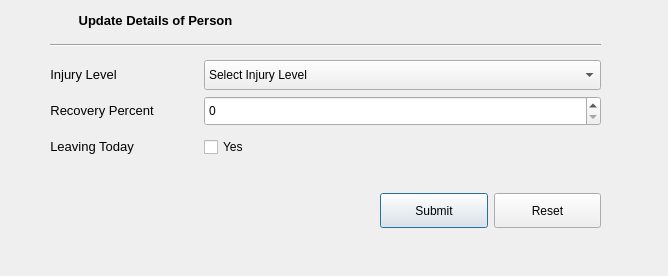
<?xml version="1.0" encoding="UTF-8"?>
<ui version="4.0">
 <class>Dialog</class>
 <widget class="QDialog" name="Dialog">
  <property name="geometry">
   <rect>
    <x>0</x>
    <y>0</y>
    <width>668</width>
    <height>276</height>
   </rect>
  </property>
  <property name="windowTitle">
   <string>Dialog</string>
  </property>
  <widget class="QLabel" name="label_4">
   <property name="geometry">
    <rect>
     <x>40</x>
     <y>10</y>
     <width>231</width>
     <height>21</height>
    </rect>
   </property>
   <property name="text">
    <string>&lt;html&gt;&lt;head/&gt;&lt;body&gt;&lt;p align=&quot;center&quot;&gt;&lt;span style=&quot; font-size:10pt; font-weight:600;&quot;&gt;Update Details of Person&lt;/span&gt;&lt;/p&gt;&lt;/body&gt;&lt;/html&gt;</string>
   </property>
  </widget>
  <widget class="Line" name="line">
   <property name="geometry">
    <rect>
     <x>50</x>
     <y>35</y>
     <width>551</width>
     <height>21</height>
    </rect>
   </property>
   <property name="orientation">
    <enum>Qt::Horizontal</enum>
   </property>
  </widget>
  <widget class="QWidget" name="layoutWidget">
   <property name="geometry">
    <rect>
     <x>50</x>
     <y>60</y>
     <width>551</width>
     <height>106</height>
    </rect>
   </property>
   <layout class="QFormLayout" name="formLayout">
    <property name="horizontalSpacing">
     <number>50</number>
    </property>
    <item row="0" column="0">
     <widget class="QLabel" name="label">
      <property name="minimumSize">
       <size>
        <width>0</width>
        <height>30</height>
       </size>
      </property>
      <property name="text">
       <string>&lt;html&gt;&lt;head/&gt;&lt;body&gt;&lt;p align=&quot;center&quot;&gt;&lt;span style=&quot; font-size:10pt;&quot;&gt;Injury Level&lt;/span&gt;&lt;/p&gt;&lt;/body&gt;&lt;/html&gt;</string>
      </property>
     </widget>
    </item>
    <item row="0" column="1">
     <widget class="QComboBox" name="comboBox">
      <property name="minimumSize">
       <size>
        <width>0</width>
        <height>30</height>
       </size>
      </property>
      <item>
       <property name="text">
        <string>Select Injury Level</string>
       </property>
      </item>
      <item>
       <property name="text">
        <string>Low</string>
       </property>
      </item>
      <item>
       <property name="text">
        <string>Normal</string>
       </property>
      </item>
      <item>
       <property name="text">
        <string>High</string>
       </property>
      </item>
      <item>
       <property name="text">
        <string>Critical</string>
       </property>
      </item>
     </widget>
    </item>
    <item row="1" column="0">
     <widget class="QLabel" name="label_2">
      <property name="minimumSize">
       <size>
        <width>0</width>
        <height>30</height>
       </size>
      </property>
      <property name="text">
       <string>&lt;html&gt;&lt;head/&gt;&lt;body&gt;&lt;p align=&quot;center&quot;&gt;&lt;span style=&quot; font-size:10pt;&quot;&gt;Recovery Percent&lt;/span&gt;&lt;/p&gt;&lt;/body&gt;&lt;/html&gt;</string>
      </property>
     </widget>
    </item>
    <item row="1" column="1">
     <widget class="QSpinBox" name="spinBox">
      <property name="minimumSize">
       <size>
        <width>0</width>
        <height>30</height>
       </size>
      </property>
     </widget>
    </item>
    <item row="2" column="0">
     <widget class="QLabel" name="label_3">
      <property name="minimumSize">
       <size>
        <width>0</width>
        <height>30</height>
       </size>
      </property>
      <property name="text">
       <string>&lt;html&gt;&lt;head/&gt;&lt;body&gt;&lt;p align=&quot;center&quot;&gt;&lt;span style=&quot; font-size:10pt;&quot;&gt;Leaving Today&lt;/span&gt;&lt;/p&gt;&lt;/body&gt;&lt;/html&gt;</string>
      </property>
     </widget>
    </item>
    <item row="2" column="1">
     <widget class="QCheckBox" name="checkBox">
      <property name="minimumSize">
       <size>
        <width>0</width>
        <height>30</height>
       </size>
      </property>
      <property name="text">
       <string>Yes</string>
      </property>
     </widget>
    </item>
   </layout>
  </widget>
  <widget class="QWidget" name="layoutWidget">
   <property name="geometry">
    <rect>
     <x>380</x>
     <y>190</y>
     <width>221</width>
     <height>41</height>
    </rect>
   </property>
   <layout class="QHBoxLayout" name="horizontalLayout">
    <item>
     <widget class="QPushButton" name="pushButton">
      <property name="minimumSize">
       <size>
        <width>60</width>
        <height>35</height>
       </size>
      </property>
      <property name="text">
       <string>Submit</string>
      </property>
     </widget>
    </item>
    <item>
     <widget class="QPushButton" name="pushButton_2">
      <property name="minimumSize">
       <size>
        <width>60</width>
        <height>35</height>
       </size>
      </property>
      <property name="text">
       <string>Reset</string>
      </property>
     </widget>
    </item>
   </layout>
  </widget>
 </widget>
 <tabstops>
  <tabstop>comboBox</tabstop>
  <tabstop>spinBox</tabstop>
  <tabstop>checkBox</tabstop>
  <tabstop>pushButton</tabstop>
  <tabstop>pushButton_2</tabstop>
 </tabstops>
 <resources/>
 <connections>
  <connection>
   <sender>pushButton_2</sender>
   <signal>clicked()</signal>
   <receiver>spinBox</receiver>
   <slot>clear()</slot>
   <hints>
    <hint type="sourcelabel">
     <x>573</x>
     <y>209</y>
    </hint>
    <hint type="destinationlabel">
     <x>554</x>
     <y>119</y>
    </hint>
   </hints>
  </connection>
 </connections>
</ui>
